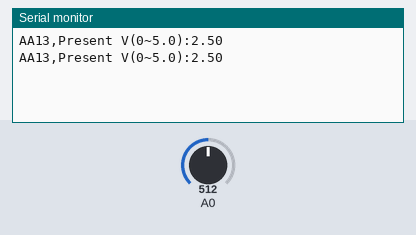
A sketch run on a simulated Arduino Uno, built with avr-gcc and run on an emulated ATmega328P. Shown: the last lines printed to the serial monitor. The inputs (shaded band) are chosen by the test bench; at power-on: A0 = 512.

Above: at 1.8 s.
1.9 s: A0 set to 716
At 2.8 s:
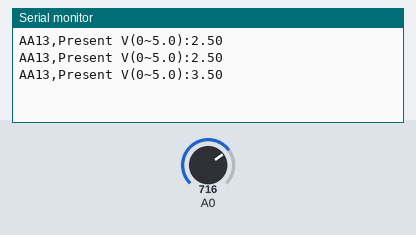
3.4 s: A0 set to 900
At 4.4 s:
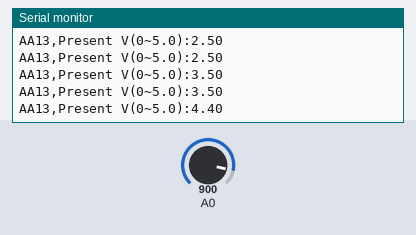
Timing chart, 0 to 6.4 s (numbered marks = the images above; inputs shaded):
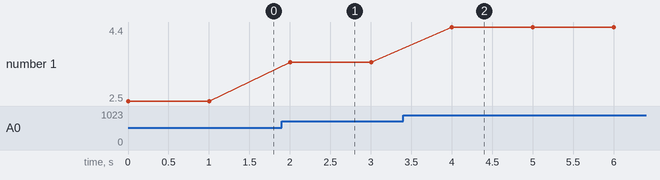

Measured:
- after the input at 1.9 s, the serial monitor: prints a new line after 0.10 s (image 1)
- after the input at 3.4 s, the serial monitor: prints a new line after 0.60 s (image 2)
- plotted number 1: 2.5 → 3.5 after the input at 1.9 s, 3.5 → 4.4 after the input at 3.4 s

The sketch:

analog_read_start.ino
```cpp
/*
  AnalogReadSerial

  Reads an analog input on pin 0, prints the result to the Serial Monitor.
  Attach the center pin of a potentiometer to pin A0,
  and the outside pins to +5V and ground.
*/

void setup() {
  // initialize serial communication at 9600 bits per second:
  Serial.begin(9600);
}

void loop() {
  // read the input on analog pin 0:
  int sensorValue = analogRead(A0);
  Serial.print("AA13,Present V(0~5.0):");
  float voltage = sensorValue*(5.0/1023.0);
  Serial.println(voltage);
  delay(500);


  // print out the value you read:


  delay(500);        // 2 Hz sampling
}
```
